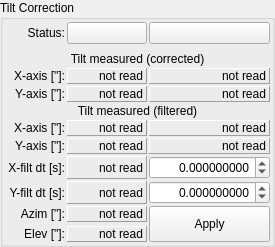
           <widget class="QGroupBox" name="groupBox_tilt_correction">
            <property name="sizePolicy">
             <sizepolicy hsizetype="Preferred" vsizetype="Preferred">
              <horstretch>0</horstretch>
              <verstretch>0</verstretch>
             </sizepolicy>
            </property>
            <property name="title">
             <string>Tilt Correction</string>
            </property>
            <layout class="QGridLayout" name="gridLayout_17">
             <property name="leftMargin">
              <number>2</number>
             </property>
             <property name="topMargin">
              <number>2</number>
             </property>
             <property name="rightMargin">
              <number>2</number>
             </property>
             <property name="bottomMargin">
              <number>2</number>
             </property>
             <property name="spacing">
              <number>2</number>
             </property>
             <item row="0" column="2">
              <widget class="ToggleSwitch" name="button_tilt_correction_meter_toggle">
               <property name="text">
                <string/>
               </property>
               <property name="opcua" stdset="0">
                <string>Pointing.Status.TiltTwo_On</string>
               </property>
               <property name="opcua_type" stdset="0">
                <string>Boolean</string>
               </property>
              </widget>
             </item>
             <item row="7" column="0" colspan="3">
              <widget class="QLabel" name="label_66">
               <property name="sizePolicy">
                <sizepolicy hsizetype="Expanding" vsizetype="Preferred">
                 <horstretch>0</horstretch>
                 <verstretch>0</verstretch>
                </sizepolicy>
               </property>
               <property name="text">
                <string>Tilt measured (filtered)</string>
               </property>
               <property name="alignment">
                <set>Qt::AlignmentFlag::AlignBottom|Qt::AlignmentFlag::AlignHCenter</set>
               </property>
              </widget>
             </item>
             <item row="1" column="1">
              <spacer name="verticalSpacer_9">
               <property name="orientation">
                <enum>Qt::Orientation::Vertical</enum>
               </property>
               <property name="sizeType">
                <enum>QSizePolicy::Policy::MinimumExpanding</enum>
               </property>
               <property name="sizeHint" stdset="0">
                <size>
                 <width>20</width>
                 <height>6</height>
                </size>
               </property>
              </spacer>
             </item>
             <item row="8" column="1">
              <widget class="QLabel" name="opcua_TiltXFilt_One">
               <property name="frameShape">
                <enum>QFrame::Shape::Panel</enum>
               </property>
               <property name="frameShadow">
                <enum>QFrame::Shadow::Raised</enum>
               </property>
               <property name="text">
                <string>not read</string>
               </property>
               <property name="alignment">
                <set>Qt::AlignmentFlag::AlignRight|Qt::AlignmentFlag::AlignTrailing|Qt::AlignmentFlag::AlignVCenter</set>
               </property>
               <property name="opcua" stdset="0">
                <string>Pointing.Status.TiltXFilt_One</string>
               </property>
              </widget>
             </item>
             <item row="9" column="2">
              <widget class="QLabel" name="opcua_TiltYFilt_Two">
               <property name="frameShape">
                <enum>QFrame::Shape::Panel</enum>
               </property>
               <property name="frameShadow">
                <enum>QFrame::Shadow::Raised</enum>
               </property>
               <property name="text">
                <string>not read</string>
               </property>
               <property name="alignment">
                <set>Qt::AlignmentFlag::AlignRight|Qt::AlignmentFlag::AlignTrailing|Qt::AlignmentFlag::AlignVCenter</set>
               </property>
               <property name="opcua" stdset="0">
                <string>Pointing.Status.TiltYFilt_Two</string>
               </property>
              </widget>
             </item>
             <item row="5" column="1">
              <widget class="QLabel" name="opcua_TiltYArcsec_One">
               <property name="frameShape">
                <enum>QFrame::Shape::Panel</enum>
               </property>
               <property name="frameShadow">
                <enum>QFrame::Shadow::Raised</enum>
               </property>
               <property name="text">
                <string>not read</string>
               </property>
               <property name="alignment">
                <set>Qt::AlignmentFlag::AlignRight|Qt::AlignmentFlag::AlignTrailing|Qt::AlignmentFlag::AlignVCenter</set>
               </property>
               <property name="opcua" stdset="0">
                <string>Pointing.Status.TiltYArcsec_One</string>
               </property>
              </widget>
             </item>
             <item row="14" column="1">
              <widget class="QLabel" name="opcua_TiltCorrVal_Az">
               <property name="frameShape">
                <enum>QFrame::Shape::Panel</enum>
               </property>
               <property name="frameShadow">
                <enum>QFrame::Shadow::Raised</enum>
               </property>
               <property name="text">
                <string>not read</string>
               </property>
               <property name="alignment">
                <set>Qt::AlignmentFlag::AlignRight|Qt::AlignmentFlag::AlignTrailing|Qt::AlignmentFlag::AlignVCenter</set>
               </property>
               <property name="opcua" stdset="0">
                <string>Pointing.Status.TiltCorrVal_El</string>
               </property>
              </widget>
             </item>
             <item row="4" column="0">
              <widget class="QLabel" name="label_80">
               <property name="text">
                <string>X-axis [&quot;]:</string>
               </property>
               <property name="alignment">
                <set>Qt::AlignmentFlag::AlignRight|Qt::AlignmentFlag::AlignTrailing|Qt::AlignmentFlag::AlignVCenter</set>
               </property>
              </widget>
             </item>
             <item row="8" column="0">
              <widget class="QLabel" name="label_65">
               <property name="text">
                <string>X-axis [&quot;]:</string>
               </property>
               <property name="alignment">
                <set>Qt::AlignmentFlag::AlignRight|Qt::AlignmentFlag::AlignTrailing|Qt::AlignmentFlag::AlignVCenter</set>
               </property>
              </widget>
             </item>
             <item row="9" column="0">
              <widget class="QLabel" name="label_68">
               <property name="text">
                <string>Y-axis [&quot;]:</string>
               </property>
               <property name="alignment">
                <set>Qt::AlignmentFlag::AlignRight|Qt::AlignmentFlag::AlignTrailing|Qt::AlignmentFlag::AlignVCenter</set>
               </property>
              </widget>
             </item>
             <item row="0" column="0">
              <widget class="QLabel" name="label_33">
               <property name="text">
                <string>Status:</string>
               </property>
               <property name="alignment">
                <set>Qt::AlignmentFlag::AlignRight|Qt::AlignmentFlag::AlignTrailing|Qt::AlignmentFlag::AlignVCenter</set>
               </property>
              </widget>
             </item>
             <item row="4" column="1">
              <widget class="QLabel" name="opcua_TiltXArcsec_One">
               <property name="frameShape">
                <enum>QFrame::Shape::Panel</enum>
               </property>
               <property name="frameShadow">
                <enum>QFrame::Shadow::Raised</enum>
               </property>
               <property name="text">
                <string>not read</string>
               </property>
               <property name="alignment">
                <set>Qt::AlignmentFlag::AlignRight|Qt::AlignmentFlag::AlignTrailing|Qt::AlignmentFlag::AlignVCenter</set>
               </property>
               <property name="opcua" stdset="0">
                <string>Pointing.Status.TiltXArcsec_One</string>
               </property>
              </widget>
             </item>
             <item row="4" column="2">
              <widget class="QLabel" name="opcua_TiltXArcsec_Two">
               <property name="frameShape">
                <enum>QFrame::Shape::Panel</enum>
               </property>
               <property name="frameShadow">
                <enum>QFrame::Shadow::Raised</enum>
               </property>
               <property name="text">
                <string>not read</string>
               </property>
               <property name="alignment">
                <set>Qt::AlignmentFlag::AlignRight|Qt::AlignmentFlag::AlignTrailing|Qt::AlignmentFlag::AlignVCenter</set>
               </property>
               <property name="opcua" stdset="0">
                <string>Pointing.Status.TiltXArcsec_Two</string>
               </property>
              </widget>
             </item>
             <item row="10" column="0">
              <widget class="QLabel" name="label_121">
               <property name="sizePolicy">
                <sizepolicy hsizetype="Fixed" vsizetype="Preferred">
                 <horstretch>0</horstretch>
                 <verstretch>0</verstretch>
                </sizepolicy>
               </property>
               <property name="minimumSize">
                <size>
                 <width>60</width>
                 <height>0</height>
                </size>
               </property>
               <property name="text">
                <string>X-filt dt [s]:</string>
               </property>
               <property name="alignment">
                <set>Qt::AlignmentFlag::AlignRight|Qt::AlignmentFlag::AlignTrailing|Qt::AlignmentFlag::AlignVCenter</set>
               </property>
              </widget>
             </item>
             <item row="2" column="0" colspan="3">
              <widget class="QLabel" name="label_71">
               <property name="sizePolicy">
                <sizepolicy hsizetype="Expanding" vsizetype="Preferred">
                 <horstretch>0</horstretch>
                 <verstretch>0</verstretch>
                </sizepolicy>
               </property>
               <property name="text">
                <string>Tilt measured (corrected)</string>
               </property>
               <property name="alignment">
                <set>Qt::AlignmentFlag::AlignBottom|Qt::AlignmentFlag::AlignHCenter</set>
               </property>
              </widget>
             </item>
             <item row="14" column="0">
              <widget class="QLabel" name="label_70">
               <property name="text">
                <string>Elev [&quot;]:</string>
               </property>
               <property name="alignment">
                <set>Qt::AlignmentFlag::AlignRight|Qt::AlignmentFlag::AlignTrailing|Qt::AlignmentFlag::AlignVCenter</set>
               </property>
              </widget>
             </item>
             <item row="9" column="1">
              <widget class="QLabel" name="opcua_TiltYFilt_One">
               <property name="frameShape">
                <enum>QFrame::Shape::Panel</enum>
               </property>
               <property name="frameShadow">
                <enum>QFrame::Shadow::Raised</enum>
               </property>
               <property name="text">
                <string>not read</string>
               </property>
               <property name="alignment">
                <set>Qt::AlignmentFlag::AlignRight|Qt::AlignmentFlag::AlignTrailing|Qt::AlignmentFlag::AlignVCenter</set>
               </property>
               <property name="opcua" stdset="0">
                <string>Pointing.Status.TiltYFilt_One</string>
               </property>
              </widget>
             </item>
             <item row="12" column="0">
              <widget class="QLabel" name="label_69">
               <property name="text">
                <string>Azim [&quot;]:</string>
               </property>
               <property name="alignment">
                <set>Qt::AlignmentFlag::AlignRight|Qt::AlignmentFlag::AlignTrailing|Qt::AlignmentFlag::AlignVCenter</set>
               </property>
              </widget>
             </item>
             <item row="12" column="1">
              <widget class="QLabel" name="opcua_TiltCorrVal_El">
               <property name="frameShape">
                <enum>QFrame::Shape::Panel</enum>
               </property>
               <property name="frameShadow">
                <enum>QFrame::Shadow::Raised</enum>
               </property>
               <property name="text">
                <string>not read</string>
               </property>
               <property name="alignment">
                <set>Qt::AlignmentFlag::AlignRight|Qt::AlignmentFlag::AlignTrailing|Qt::AlignmentFlag::AlignVCenter</set>
               </property>
               <property name="opcua" stdset="0">
                <string>Pointing.Status.TiltCorrVal_Az</string>
               </property>
              </widget>
             </item>
             <item row="8" column="2">
              <widget class="QLabel" name="opcua_TiltXFilt_Two">
               <property name="frameShape">
                <enum>QFrame::Shape::Panel</enum>
               </property>
               <property name="frameShadow">
                <enum>QFrame::Shadow::Raised</enum>
               </property>
               <property name="text">
                <string>not read</string>
               </property>
               <property name="alignment">
                <set>Qt::AlignmentFlag::AlignRight|Qt::AlignmentFlag::AlignTrailing|Qt::AlignmentFlag::AlignVCenter</set>
               </property>
               <property name="opcua" stdset="0">
                <string>Pointing.Status.TiltXFilt_Two</string>
               </property>
              </widget>
             </item>
             <item row="12" column="2" rowspan="3">
              <widget class="QPushButton" name="button_tilt_meter_cal_apply">
               <property name="sizePolicy">
                <sizepolicy hsizetype="Minimum" vsizetype="Expanding">
                 <horstretch>0</horstretch>
                 <verstretch>0</verstretch>
                </sizepolicy>
               </property>
               <property name="toolTip">
                <string>Apply the input tilt meter calibration values (write it to the DSC).</string>
               </property>
               <property name="text">
                <string>Apply</string>
               </property>
               <property name="opcua" stdset="0">
                <string/>
               </property>
              </widget>
             </item>
             <item row="5" column="0">
              <widget class="QLabel" name="label_67">
               <property name="text">
                <string>Y-axis [&quot;]:</string>
               </property>
               <property name="alignment">
                <set>Qt::AlignmentFlag::AlignRight|Qt::AlignmentFlag::AlignTrailing|Qt::AlignmentFlag::AlignVCenter</set>
               </property>
              </widget>
             </item>
             <item row="0" column="1">
              <widget class="ToggleSwitch" name="button_tilt_correction_toggle">
               <property name="text">
                <string/>
               </property>
               <property name="opcua" stdset="0">
                <string>Pointing.Status.TiltCorrActive</string>
               </property>
               <property name="opcua_type" stdset="0">
                <string>Boolean</string>
               </property>
              </widget>
             </item>
             <item row="5" column="2">
              <widget class="QLabel" name="opcua_TiltYArcsec_Two">
               <property name="frameShape">
                <enum>QFrame::Shape::Panel</enum>
               </property>
               <property name="frameShadow">
                <enum>QFrame::Shadow::Raised</enum>
               </property>
               <property name="text">
                <string>not read</string>
               </property>
               <property name="alignment">
                <set>Qt::AlignmentFlag::AlignRight|Qt::AlignmentFlag::AlignTrailing|Qt::AlignmentFlag::AlignVCenter</set>
               </property>
               <property name="opcua" stdset="0">
                <string>Pointing.Status.TiltYArcsec_Two</string>
               </property>
              </widget>
             </item>
             <item row="11" column="0">
              <widget class="QLabel" name="label_122">
               <property name="text">
                <string>Y-filt dt [s]:</string>
               </property>
               <property name="alignment">
                <set>Qt::AlignmentFlag::AlignRight|Qt::AlignmentFlag::AlignTrailing|Qt::AlignmentFlag::AlignVCenter</set>
               </property>
              </widget>
             </item>
             <item row="10" column="2">
              <widget class="LimitedDisplaySpinBox" name="spinbox_x_filt_dt">
               <property name="sizePolicy">
                <sizepolicy hsizetype="Preferred" vsizetype="Preferred">
                 <horstretch>0</horstretch>
                 <verstretch>0</verstretch>
                </sizepolicy>
               </property>
               <property name="minimumSize">
                <size>
                 <width>0</width>
                 <height>16</height>
                </size>
               </property>
               <property name="alignment">
                <set>Qt::AlignmentFlag::AlignRight|Qt::AlignmentFlag::AlignTrailing|Qt::AlignmentFlag::AlignVCenter</set>
               </property>
               <property name="decimals">
                <number>9</number>
               </property>
               <property name="minimum">
                <double>-1000.000000000000000</double>
               </property>
               <property name="maximum">
                <double>1000.000000000000000</double>
               </property>
               <property name="singleStep">
                <double>0.100000000000000</double>
               </property>
               <property name="opcua" stdset="0">
                <string/>
               </property>
               <property name="opcua_array" stdset="0">
                <string>Pointing.TiltmeterParameters.[x].x_filt_dt</string>
               </property>
              </widget>
             </item>
             <item row="11" column="2">
              <widget class="LimitedDisplaySpinBox" name="spinbox_y_filt_dt">
               <property name="sizePolicy">
                <sizepolicy hsizetype="Preferred" vsizetype="Preferred">
                 <horstretch>0</horstretch>
                 <verstretch>0</verstretch>
                </sizepolicy>
               </property>
               <property name="minimumSize">
                <size>
                 <width>0</width>
                 <height>16</height>
                </size>
               </property>
               <property name="alignment">
                <set>Qt::AlignmentFlag::AlignRight|Qt::AlignmentFlag::AlignTrailing|Qt::AlignmentFlag::AlignVCenter</set>
               </property>
               <property name="decimals">
                <number>9</number>
               </property>
               <property name="minimum">
                <double>-1000.000000000000000</double>
               </property>
               <property name="maximum">
                <double>1000.000000000000000</double>
               </property>
               <property name="singleStep">
                <double>0.100000000000000</double>
               </property>
               <property name="opcua" stdset="0">
                <string/>
               </property>
               <property name="opcua_array" stdset="0">
                <string>Pointing.TiltmeterParameters.[x].y_filt_dt</string>
               </property>
              </widget>
             </item>
             <item row="10" column="1">
              <widget class="QLabel" name="opcua_x_filt_dt">
               <property name="sizePolicy">
                <sizepolicy hsizetype="MinimumExpanding" vsizetype="Preferred">
                 <horstretch>0</horstretch>
                 <verstretch>0</verstretch>
                </sizepolicy>
               </property>
               <property name="minimumSize">
                <size>
                 <width>80</width>
                 <height>0</height>
                </size>
               </property>
               <property name="frameShape">
                <enum>QFrame::Shape::Panel</enum>
               </property>
               <property name="frameShadow">
                <enum>QFrame::Shadow::Raised</enum>
               </property>
               <property name="text">
                <string>not read</string>
               </property>
               <property name="alignment">
                <set>Qt::AlignmentFlag::AlignRight|Qt::AlignmentFlag::AlignTrailing|Qt::AlignmentFlag::AlignVCenter</set>
               </property>
               <property name="opcua" stdset="0">
                <string/>
               </property>
               <property name="opcua_array" stdset="0">
                <string>Pointing.TiltmeterParameters.[x].x_filt_dt</string>
               </property>
              </widget>
             </item>
             <item row="11" column="1">
              <widget class="QLabel" name="opcua_y_filt_dt">
               <property name="frameShape">
                <enum>QFrame::Shape::Panel</enum>
               </property>
               <property name="frameShadow">
                <enum>QFrame::Shadow::Raised</enum>
               </property>
               <property name="text">
                <string>not read</string>
               </property>
               <property name="alignment">
                <set>Qt::AlignmentFlag::AlignRight|Qt::AlignmentFlag::AlignTrailing|Qt::AlignmentFlag::AlignVCenter</set>
               </property>
               <property name="opcua" stdset="0">
                <string/>
               </property>
               <property name="opcua_array" stdset="0">
                <string>Pointing.TiltmeterParameters.[x].y_filt_dt</string>
               </property>
              </widget>
             </item>
            </layout>
           </widget>
